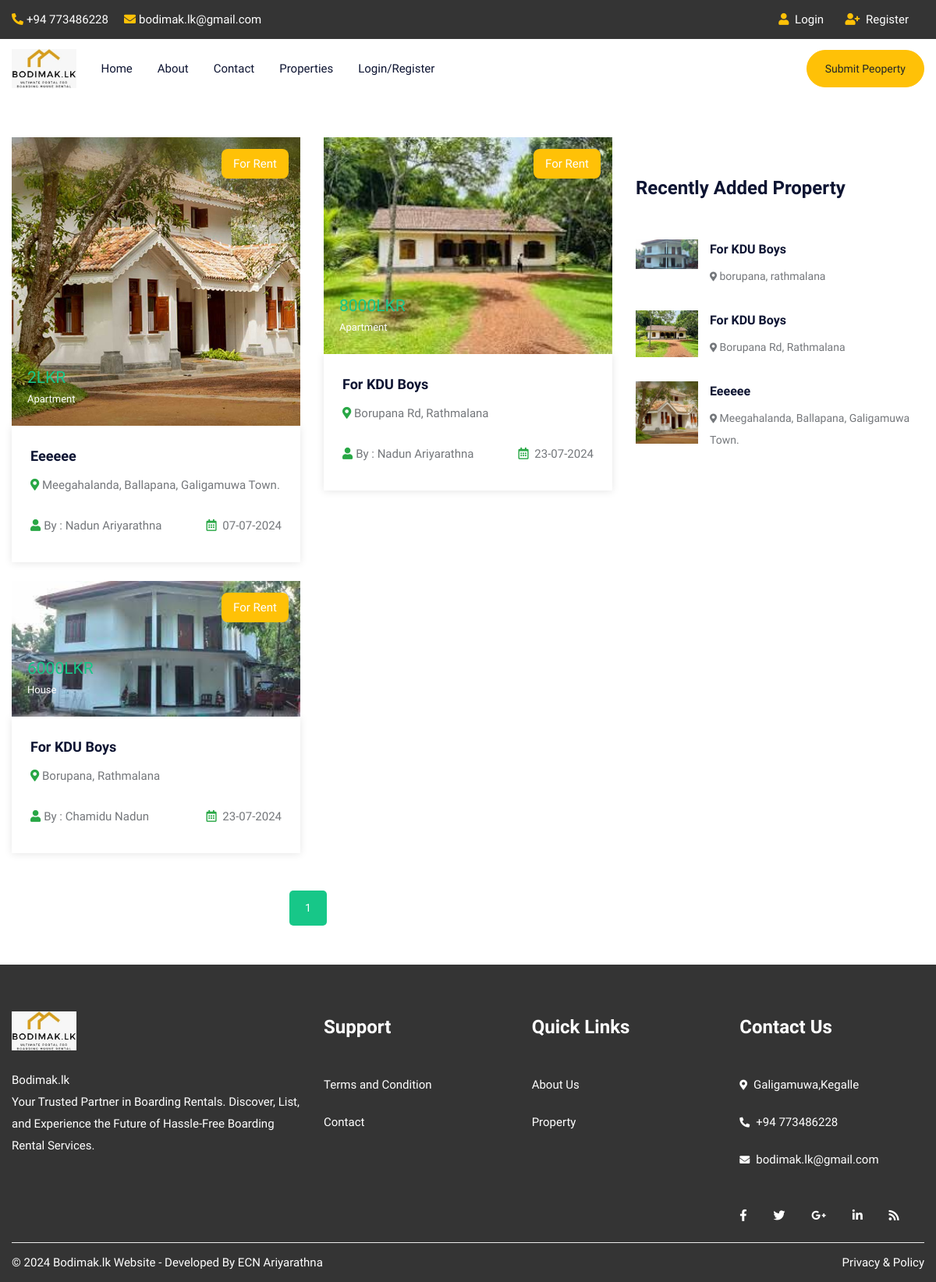
/property.php, run on the app's committed database.
### tables this page shows
CREATE TABLE `property` (
  `pid` int(50) NOT NULL,
  `title` varchar(200) NOT NULL,
  `pcontent` varchar(500) NOT NULL,
  `type` varchar(100) NOT NULL,
  `bpr` int(50) NOT NULL,
  `bedroom` int(50) NOT NULL,
  `bathroom` int(50) NOT NULL,
  `btype` varchar(50) NOT NULL,
  `balcony` int(50) NOT NULL,
  `kitchen` int(50) NOT NULL,
  `floor` varchar(50) NOT NULL,
  `foodoption` varchar(50) NOT NULL,
  `rent` int(50) NOT NULL,
  `kmoney` int(50) NOT NULL,
  `address` varchar(200) NOT NULL,
  `city` varchar(100) NOT NULL,
  `district` varchar(100) NOT NULL,
  `feature` varchar(500) NOT NULL,
  `pimage` varchar(300) NOT NULL,
  `pimage1` varchar(300) NOT NULL,
  `pimage2` varchar(300) NOT NULL,
  `pimage3` varchar(300) NOT NULL,
  `uid` int(50) NOT NULL,
  `location_link` varchar(300) NOT NULL,
  `date` datetime NOT NULL DEFAULT current_timestamp(),
  `isFeatured` varchar(50) NOT NULL
);

CREATE TABLE `user` (
  `uid` int(50) NOT NULL,
  `uname` varchar(100) NOT NULL,
  `uemail` varchar(100) NOT NULL,
  `uphone` varchar(20) NOT NULL,
  `upass` varchar(50) NOT NULL,
  `uimage` varchar(300) NOT NULL
);

### property.php (the view, shortened to what this page needs)
<?php
include("config.php");
$itemsPerPage = 6;
$page = isset($_GET['page']) ? intval($_GET['page']) : 1;
$offset = ($page - 1) * $itemsPerPage;
$query = mysqli_query($con, "SELECT property.*, user.uname, user.uimage
                             FROM `property`, `user`
                             WHERE property.uid = user.uid
                             LIMIT $offset, $itemsPerPage");
?>
<!DOCTYPE html>
<html lang="en">
<head>
<link rel="stylesheet" type="text/css" href="css/bootstrap.min.css">
<link rel="stylesheet" type="text/css" href="css/bootstrap-slider.css">
<link rel="stylesheet" type="text/css" href="css/jquery-ui.css">
<link rel="stylesheet" type="text/css" href="css/layerslider.css">
<link rel="stylesheet" type="text/css" href="css/color.css" id="color-change">
<link rel="stylesheet" type="text/css" href="css/owl.carousel.min.css">
<link rel="stylesheet" type="text/css" href="css/font-awesome.min.css">
<link rel="stylesheet" type="text/css" href="fonts/flaticon/flaticon.css">
<link rel="stylesheet" type="text/css" href="css/style.css">
</head>
<body>
<div id="page-wrapper">
    <div class="row">
        <?php include("include/header.php"); ?>
        <div class="full-row">
            <div class="container">
                <div class="row">
                    <div class="col-lg-8">
                        <div class="row">
                            <?php
                            while ($row = mysqli_fetch_array($query)) {
                                ?>
                                <div class="col-md-6">
                                    <div class="featured-thumb hover-zoomer mb-4">
                                        <div class="overlay-black overflow-hidden position-relative"> <img src="admin/property/<?php echo $row['18'];?>" alt="pimage">
                                        <div class="sale bg-warning text-white">For Rent</div>
                                        <div class="price text-primary text-capitalize"><?php echo $row['rent'];?>LKR <span class="text-white"><?php echo $row['type'];?></span></div>
                                    </div>
                                    <div class="featured-thumb-data shadow-one">
                                        <div class="p-4">
                                            <h5 class="text-secondary hover-text-success mb-2 text-capitalize"><a href="propertydetail.php?pid=<?php echo $row['0'];?>"><?php echo $row['1'];?></a></h5>
                                            <span class="location text-capitalize"><i class="fas fa-map-marker-alt text-success"></i> <?php echo $row['14'];?></span> </div>
                                            <div class="px-4 pb-4 d-inline-block w-100">
                                                <div class="float-left text-capitalize"><i class="fas fa-user text-success mr-1"></i>By : <?php echo $row['uname'];?></div>
                                                <div class="float-right"><i class="far fa-calendar-alt text-success mr-1"></i> <?php echo date('d-m-Y', strtotime($row['date']));?></div>
                                            </div>
                                        </div>
                                    </div>
                                </div>
                            <?php
                            }
                            ?>
                            <div class="col-md-12">
                                <nav aria-label="Page navigation">
                                    <ul class="pagination justify-content-center mt-4">
                                        <?php
                                        $totalPropertiesQuery = mysqli_query($con, "SELECT COUNT(*) as total FROM `property`");
                                        $totalProperties = mysqli_fetch_assoc($totalPropertiesQuery)['total'];
                                        $totalPages = ceil($totalProperties / $itemsPerPage);
                                        for ($i = 1; $i <= $totalPages; $i++) {
                                            $activeClass = ($page == $i) ? 'active' : '';
                                            echo '<li class="page-item ' . $activeClass . '"><a class="page-link" href="?page=' . $i . '">' . $i . '</a></li>';
                                        }
                                        ?>
                                    </ul>
                                </nav>
                            </div>
                        </div>
                    </div>
                    <div class="col-lg-4">
                        <div class="sidebar-widget mt-5">
                            <h4 class="double-down-line-left text-secondary position-relative pb-4 mb-4">Recently Added Property</h4>
                            <ul class="property_list_widget">
								<?php
								$query=mysqli_query($con,"SELECT * FROM `property` ORDER BY date DESC LIMIT 5;");
										while($row=mysqli_fetch_array($query))
										{
								?>
                                <li> <img src="admin/property/<?php echo $row['18'];?>" alt="pimage">
                                    <h6 class="text-secondary hover-text-success text-capitalize"><a href="propertydetail.php?pid=<?php echo $row['0'];?>"><?php echo $row['1'];?></a></h6>
                                    <span class="font-14"><i class="fas fa-map-marker-alt icon-success icon-small"></i> <?php echo $row['14'];?></span>
                                </li>
                                <?php } ?>
                            </ul>
                        </div>
                    </div>
                </div>
            </div>
        </div>
        <?php include("include/footer.php"); ?>
    </div>
</div>
</body>
</html>

### include/header.php (shortened to what this page needs)
<header id="header" class="transparent-header-modern fixed-header-bg-white w-100">
            <div class="top-header bg-secondary">
                <div class="container">
                    <div class="row">
                        <div class="col-md-8">
                            <ul class="top-contact list-text-white  d-table">
                                <li><a href="#"><i class="fas fa-phone-alt text-warning mr-1"></i>+94 773486228</a></li>
                                <li><a href="#"><i class="fas fa-envelope text-warning mr-1"></i>bodimak.lk@gmail.com</a></li>
                            </ul>
                        </div>
                        <div class="col-md-4">
                            <div class="top-contact float-right">
                                <ul class="list-text-white d-table">
								<li><i class="fas fa-user text-warning mr-1"></i>
								<?php  if(isset($_SESSION['uemail']))
								{ ?>
								<a href="logout.php">Logout</a>&nbsp;&nbsp;<?php } else { ?>
								<a href="login.php">Login</a>&nbsp;&nbsp;
								</li>
								<li><i class="fas fa-user-plus text-warning mr-1"></i><a href="register.php"> Register</li><?php } ?>
								</ul>
                            </div>
                        </div>
                    </div>
                </div>
            </div>
            <div class="main-nav secondary-nav hover-success-nav py-2">
                <div class="container">
                    <div class="row">
                        <div class="col-lg-12">
                            <nav class="navbar navbar-expand-lg navbar-light p-0"> <a class="navbar-brand position-relative" href="index.php"><img class="nav-logo" src="images/logo/logo.png" alt="" height="50px"></a>
                                <div class="collapse navbar-collapse" id="navbarSupportedContent">
                                    <ul class="navbar-nav mr-auto">
                                        <li class="nav-item dropdown"> <a class="nav-link" href="index.php" role="button" aria-haspopup="true" aria-expanded="false">Home</a></li>
										<li class="nav-item"> <a class="nav-link" href="about.php">About</a> </li>
                                        <li class="nav-item"> <a class="nav-link" href="contact.php">Contact</a> </li>
                                        <li class="nav-item"> <a class="nav-link" href="property.php">Properties</a> </li>
										<?php  if(isset($_SESSION['uemail']))
										{ ?>
										<li class="nav-item dropdown">
											<a class="nav-link dropdown-toggle" href="#" role="button" data-toggle="dropdown" aria-haspopup="true" aria-expanded="false">My Account</a>
											<ul class="dropdown-menu">
												<li class="nav-item"> <a class="nav-link" href="profile.php">Profile</a> </li>
												<li class="nav-item"> <a class="nav-link" href="feature.php">My Property</a> </li>
                                                <li class="nav-item"> <a class="nav-link" href="new-password.php">Change Password</a> </li>
												<li class="nav-item"> <a class="nav-link" href="logout.php">Logout</a> </li>
											</ul>
                                        </li>
										<?php } else { ?>
										<li class="nav-item"> <a class="nav-link" href="login.php">Login/Register</a> </li>
										<?php } ?>
                                    </ul>
									<a class="btn btn-warning" style="border-radius:30px;" href="submitproperty.php">Submit Peoperty</a>
                                </div>
                            </nav>
                        </div>
                    </div>
                </div>
            </div>
        </header>

### include/footer.php
<footer class="full-row bg-secondary p-0">
            <div class="container">
                <div  class="row">
                    <div class="col-lg-12">
                        <div class="divider py-40">
                            <div class="row">
                                <div class="col-md-12 col-lg-4">
                                    <div class="footer-widget mb-4">
                                        <div class="footer-logo mb-4"> <a href="index.php"><img class="nav-logo" src="images/logo/logo.png" alt="" height="50px" ></a> </div>
                                        <p class="pb-20 text-white">Bodimak.lk<br>Your Trusted Partner in Boarding Rentals. Discover, List, and Experience the Future of Hassle-Free Boarding Rental Services.</p>
                                        </div>
                                </div>
                                <div class="col-md-12 col-lg-8">
                                    <div class="row">
                                        <div class="col-md-4 col-lg-4">
                                            <div class="footer-widget footer-nav mb-4">
                                                <h4 class="widget-title text-white double-down-line-left position-relative">Support</h4>
                                                <ul class="hover-text-primary">
                                                    <li><a href="#" class="text-white">Terms and Condition</a></li>
                                                    <li><a href="contact.php" class="text-white">Contact</a></li>
                                                </ul>
                                            </div>
                                        </div>
                                        <div class="col-md-4 col-lg-4">
                                            <div class="footer-widget footer-nav mb-4">
                                                <h4 class="widget-title text-white double-down-line-left position-relative">Quick Links</h4>
                                                <ul class="hover-text-primary">
                                                    <li><a href="about.php" class="text-white">About Us</a></li>
                                                    <li><a href="property.php" class="text-white">Property</a></li>
                                                </ul>
                                            </div>
                                        </div>
                                        <div class="col-md-4 col-lg-4">
                                            <div class="footer-widget">
                                                <h4 class="widget-title text-white double-down-line-left position-relative">Contact Us</h4>
                                                <ul class="text-white">
                                                    <li class="hover-text-primary"><i class="fas fa-map-marker-alt text-white mr-2 font-13 mt-1"></i>Galigamuwa,Kegalle</li>
                                                    <li class="hover-text-primary"> <i class="fas fa-phone-alt text-white mr-2 font-13 mt-1"></i>+94 773486228</li>
                                                    <li class="hover-text-primary"><i class="fas fa-envelope text-white mr-2 font-13 mt-1"></i>bodimak.lk@gmail.com</li>
                                                </ul>
                                            </div>
                                            <div class="footer-widget media-widget mt-4 text-white hover-text-primary">
												<a href="#"><i class="fab fa-facebook-f"></i></a>
												<a href="#"><i class="fab fa-twitter"></i></a>
												<a href="#"><i class="fab fa-google-plus-g"></i></a>
												<a href="#"><i class="fab fa-linkedin-in"></i></a>
												<a href="#"><i class="fas fa-rss"></i></a> </div>
                                        </div>
                                    </div>
                                </div>
                            </div>
                        </div>
                    </div>
                </div>
                <div class="row copyright">
                    <div class="col-sm-6"> <span class="text-white">© <?php echo date('Y');?> Bodimak.lk Website - Developed By ECN Ariyarathna</span> </div>
                    <div class="col-sm-6">
                        <ul class="line-menu text-white hover-text-primary float-right">
                            <li><a href="#">Privacy & Policy</a></li>
                        </ul>
                    </div>
                </div>
            </div>
        </footer>

### css/color.css (style rules this page uses)
:root { --theme-ordinary-color: #74777b; }
:root { --theme-primary-color: #17c788; }
:root { --theme-secondary-color: #0d1432; }
:root { --theme-white-color: #fff; }
:root { --theme-light-color: #f8f8f8; }
:root { --theme-gray-color: #f5f5f5; }
:root { --theme-footer-color: #091b4b; }
:root { --theme-dark-color: #091b4b; }
:root { --text-light-color: #a3a7af; }
:root { --theme-primary-opacity-color: rgba(11, 191, 141, .8); }
:root { --theme-secondary-opacity-color: rgba(13,20,50,0.7); }
:root { --theme-white-opacity-color: rgba(255, 255, 255, 0.3); }
:root { --theme-dark-opacity-color: rgba(0, 0, 0, 0.5); }
:root { --theme-ordinary-font: 'Muli', sans-serif; }
:root { --theme-highlight-font: 'Comfortaa', cursive; }

### data on the page
property: pimage (picture), rent "2", type "Apartment", title "Eeeeee", address "Meegahalanda, Ballapana, Galigamuwa Town.", uid.uname "Nadun Ariyarathna", date "07-07-2024"
property: pimage (picture), rent "8000", type "Apartment", title "For KDU Boys", address "Borupana Rd, Rathmalana", uid.uname "Nadun Ariyarathna", date "23-07-2024"
property: pimage (picture), rent "6000", type "House", title "For KDU Boys", address "Borupana, Rathmalana", uid.uname "Chamidu Nadun", date "23-07-2024", address "borupana, rathmalana"
